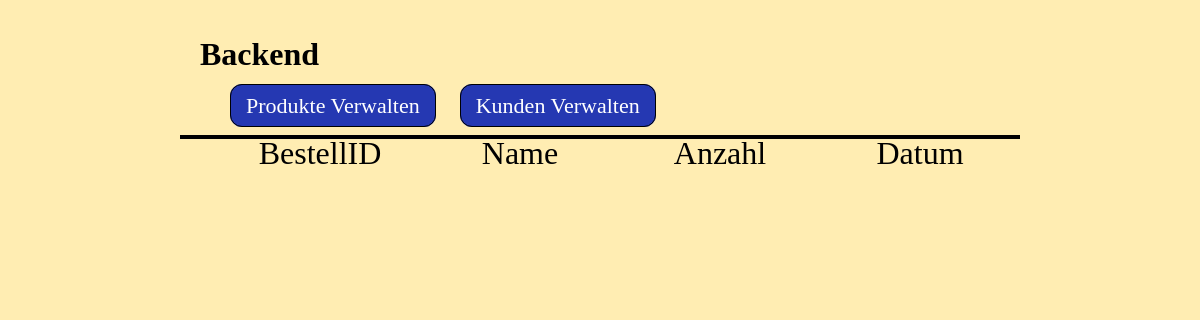
The app's page /Backend/backshowbestellungen.php?kundeid=5, older data.
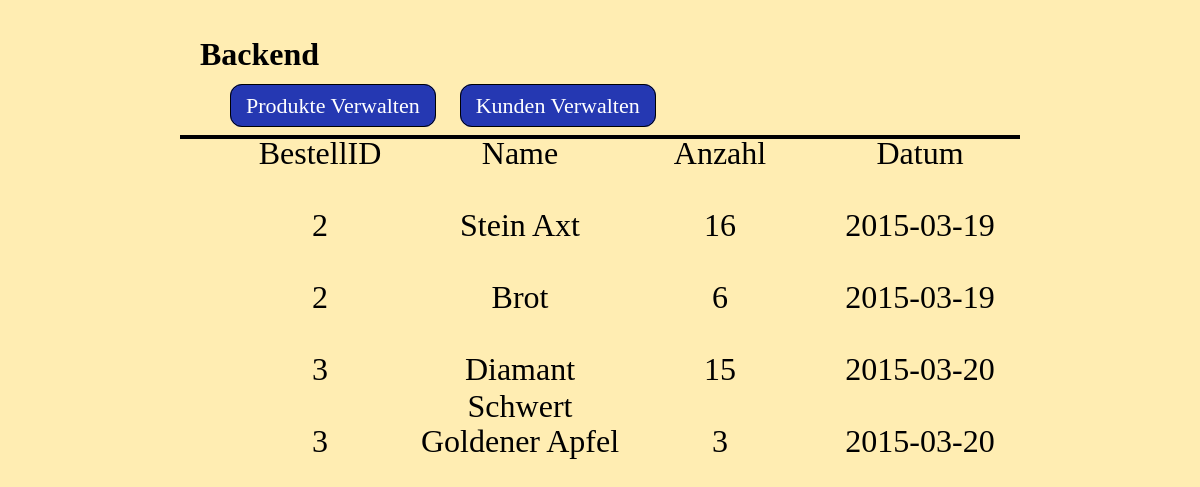
The same page, newer data.
### tables this page shows
CREATE TABLE IF NOT EXISTS Bestelldetails(
    BestellID int(11) NOT NULL,
    ProduktID int(11) NOT NULL,
    Anzahl int(11),
    PRIMARY KEY (BestellID, ProduktID),
    FOREIGN KEY (BestellID) REFERENCES Bestellungen(BestellID),
    FOREIGN KEY (ProduktID) REFERENCES Produkt(ProduktID)
);

CREATE TABLE IF NOT EXISTS Bestellungen(
    BestellID int(11) NOT NULL AUTO_INCREMENT,
    KundeID int(11) NOT NULL,
    Datum DATE,
    PRIMARY KEY (BestellID),
    FOREIGN KEY (KundeID) REFERENCES Kunde(KundeID)
);

CREATE TABLE IF NOT EXISTS Produkt (
    ProduktID int(11) NOT NULL AUTO_INCREMENT,
    ProduktName varchar(20) NOT NULL,
    ProduktBeschreibung text,
    kategorieID int(11),
    Bild varchar(20) DEFAULT NULL,
    Preis float(6,2) DEFAULT NULL,
    PRIMARY KEY (ProduktID)
);

### Backend/backshowbestellungen.php (the view)
<?php
include 'backheader.php';
$id = $_GET['kundeid'];
$result = $mysql->query("
SELECT
    Bestellungen.BestellID AS BestellID, Produkt.ProduktName AS ProduktName, Bestelldetails.Anzahl AS Anzahl, Bestellungen.Datum AS Datum
FROM
    Bestellungen
INNER JOIN
    Bestelldetails
ON
    Bestelldetails.BestellID = Bestellungen.BestellID
INNER JOIN
    Kunde
ON
    Bestellungen.KundeID = Kunde.KundeID
INNER JOIN
    Produkt
ON
    Produkt.ProduktID = Bestelldetails.ProduktID
WHERE
    Bestellungen.KundeID = " . $id. ";");
echo '<div class="showBestellungen">';
echo '<div class="tabelheader"> <ul> <li>BestellID</li> <li>Name</li> <li>Anzahl</li> <li>Datum</li> </div>';
while($bestellung = $result->fetch_object()){
    echo '<ul>';
    echo '<li>' . $bestellung->BestellID . '</li>';
    echo '<li>' . $bestellung->ProduktName . '</li>';
    echo '<li>' . $bestellung->Anzahl . '</li>';
    echo '<li>' . $bestellung->Datum . '</li>';
    echo '</ul>';
}
echo '</div>';
?>

### Backend/backheader.php (shortened to what this page needs)
<html>
    <head>
        <link rel="stylesheet" type="text/css" href="../css/backend.css">
    </head>
    <body>
        <div class="header">
            <div class="text">Backend</div>
            <div class="navigation">
                <ul>
                    <li><a href="backindex.php?type=1">Produkte Verwalten</a></li>
                    <li><a href="backindex.php?type=2">Kunden Verwalten</a></li>
                </ul>
            </div>
        </div>

### css/backend.css (style rules this page uses)
html { height: 100%; }
body { padding: 16px; margin: 0 auto; height: 100%; width: 70%; background-color: rgba(255, 220, 104, 0.51); }
.header .text { margin: 20px; font-size: 32px; font-weight: 600; }
.navigation li { display: inline; text-align: center; list-style: none; padding: 10px; font-size: 22px; background-color: rgba(255, 0, 0, 0); }
.navigation a { background-color: rgb(37, 56, 178); text-decoration: none; color: #fff; padding: 8px 15px; border-radius: 12px; border: 1px solid #000000; }
.tabelheader { border-bottom: 4px solid #000000; }
.showBestellungen { margin: 0; padding: 0; }
.showBestellungen li { display: inline-block; float: left; list-style: none; padding: 0px; margin: 0 auto; text-align: center; font-size: 32px; width: 25%; height: 72px; }
.showBestellungen .tabelheader { border-bottom: 4px solid #000000; }

Row changes from the older to the newer data that the page shows:
added bestelldetails: BestellID.BestellID "2", ProduktID.ProduktName "Stein Axt", Anzahl "16", BestellID.Datum "2015-03-19"
added bestelldetails: BestellID.BestellID "2", ProduktID.ProduktName "Brot", Anzahl "6", BestellID.Datum "2015-03-19"
added bestelldetails: BestellID.BestellID "3", ProduktID.ProduktName "Diamant Schwert", Anzahl "15", BestellID.Datum "2015-03-20"
added bestelldetails: BestellID.BestellID "3", ProduktID.ProduktName "Goldener Apfel", Anzahl "3", BestellID.Datum "2015-03-20"
